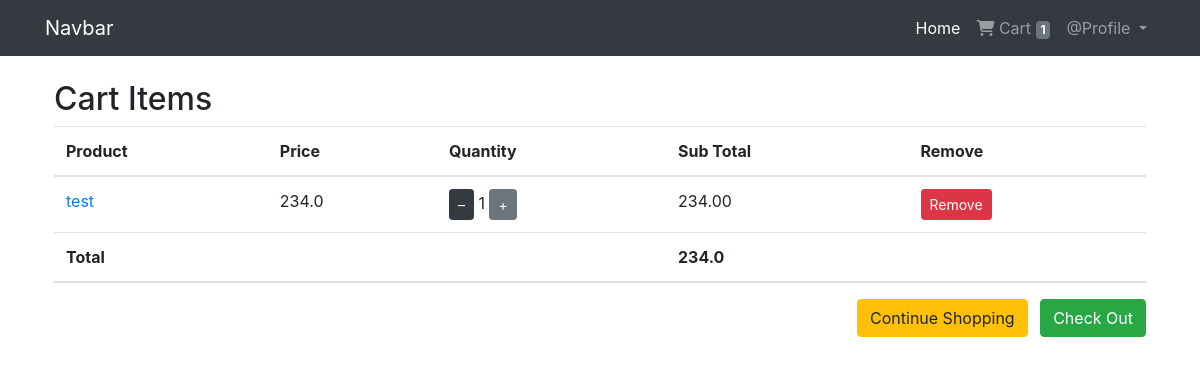
Screenshot of /orders/cart/ (signed in) with the database file from the repository.
### App_Auth/models.py (models this page shows, shortened)
class User(AbstractBaseUser, PermissionsMixin):
    email = models.EmailField(max_length=255, unique=True, null=False)
    role = models.CharField(max_length=10, default='user')
    is_staff = models.BooleanField(
        gettext_lazy('staff status'),
        default=False,
        help_text=gettext_lazy('Designates whether the user can log into this admin site.'),
    )
    is_active = models.BooleanField(
        gettext_lazy('active'),
        default=True,
        help_text=gettext_lazy('Designates whether this user should be treated as active. Unselect this instead of deleting accounts.'),
    )
    USERNAME_FIELD = 'email'
    objects = MyUserManager()

### App_Order/models.py (models this page shows, shortened)
class Order(models.Model):
    orderItems = models.ManyToManyField(Cart)
    user = models.ForeignKey(settings.AUTH_USER_MODEL, on_delete=models.CASCADE)
    ordered = models.BooleanField(default=False)
    created_at = models.DateTimeField(auto_now_add=True)
    paymentId = models.CharField(max_length=264, blank=True, null=True)
    orderId = models.CharField(max_length=200, blank=True, null=True)
    def get_totals(self):
        total = 0
        for order_item in self.orderItems.all():
            total += float(order_item.get_total())
        return total

class Cart(models.Model):
    user = models.ForeignKey(settings.AUTH_USER_MODEL, on_delete=models.CASCADE, related_name='cart')
    item = models.ForeignKey(Product, on_delete=models.CASCADE)
    quantity = models.IntegerField(default=1)
    coupon = models.CharField(max_length=100, default='')
    discount = models.IntegerField(default=0)
    purchased = models.BooleanField(default=False)
    created_at = models.DateTimeField(auto_now_add=True)
    updated_at = models.DateTimeField(auto_now=True)
    def get_total(self):
        total = self.quantity * self.item.price
        return format(total, '0.2f')

### App_Shop/models.py (models this page shows, shortened)
class Product(models.Model):
    created_by = models.ForeignKey(User, related_name='products', on_delete=models.CASCADE, default=1)
    name = models.CharField(max_length=264)
    mainimage = models.ImageField(upload_to='products')
    category = models.ForeignKey(Category, on_delete=models.CASCADE, related_name='category')
    preview_text = models.TextField(max_length=200, verbose_name='Preview Text')
    description = models.TextField(max_length=1000, verbose_name='Description')
    price = models.FloatField()
    old_price = models.FloatField(default=0.00)
    created_at = models.DateTimeField(auto_now_add=True)
    updated_at = models.DateTimeField(auto_now=True)
    class Meta:
        ordering = ['-updated_at','name']

### App_Order/views.py (the view)
# urls.py: path('cart/', cart_view , name="cart"),
@login_required
def cart_view(request):
    carts = Cart.objects.filter(user=request.user, purchased = False)
    orders = Order.objects.filter(user=request.user, ordered = False)
    if carts.exists() and orders.exists():
        order = orders[0]
        return render(request, 'App_Order/cart.html', {'order': order, 'carts':carts})
    else:
        messages.warning(request, "No item in cart")
        return redirect("App_Shop:home")

### App_Order/templatetags/cart_tag.py (called while the page is built)
@register.filter
def cart_total(user):
    order = Order.objects.filter(user=user, ordered = False)
    if order.exists():
        return order[0].orderItems.count()
    else:
        return 0

### templates/App_Order/cart.html
{% extends "base.html" %} {% block style_block %} {% endblock %} {% block title_block %} Cart Items {% endblock %} {% block body_block %}
<h2>Cart Items</h2>
<table class="table table-hover">
  <thead>
    <tr>
      <th scope="col">Product</th>
      <th scope="col">Price</th>
      <th scope="col">Quantity</th>
      <th scope="col">Sub Total</th>
      <th scope="col">Remove</th>
    </tr>
  </thead>
  <tbody>
    {% for item in carts %}
    <tr>
      <td><a href="{%url 'App_Shop:product_detail' pk=item.item.pk%}">{{ item.item.name }}</a></td>
      <td>{{ item.item.price }}</td>
      <td>
          <a class="btn btn-sm btn-dark" href="{%url 'App_Order:decrease' pk=item.item.pk%}">–</a>
          {{ item.quantity }}
          <a class="btn btn-sm btn-secondary" href="{%url 'App_Order:increase' pk=item.item.pk%}">+</a>
      </td>
      <td>{{ item.get_total }}</td>
      <td><a class="btn btn-danger btn-sm" href="{%url 'App_Order:remove_cart' pk=item.item.pk%}">Remove</a></td>
    </tr>
    {% endfor %}
  </tbody>
  <thead>
    <tr>
      <th scope="col" colspan="3">Total</th>
      <th scope="col" colspan="2">{{order.get_totals}}</th>
    </tr>
  </thead>
</table>
<div style="text-align: right;">
    <a href="{% url 'App_Shop:home' %}" class="btn btn-warning mr-2">Continue Shopping</a>
    <a href="{%url 'App_Payment:checkout'%}" class="btn btn-success">Check Out</a>
</div>
{% endblock %}

### templates/base.html (shortened to what this page needs)
{% load cart_tag %}
{% load static %}
<!DOCTYPE html>
<html lang="en">
  <head>
    <link
      rel="stylesheet"
      href="https://cdn.jsdelivr.net/npm/bootstrap@4.0.0/dist/css/bootstrap.min.css"
    />
    <link
      rel="stylesheet"
      href="https://cdnjs.cloudflare.com/ajax/libs/font-awesome/6.5.1/css/all.min.css"
    />
    <link rel="stylesheet" href="{% static 'css/main.css' %}" />
  </head>
  <body>
    <nav class="navbar navbar-expand-lg navbar-dark bg-dark">
      <div class="container">
        <a class="navbar-brand" href="{% url 'App_Shop:home' %}">Navbar</a>
        <div class="collapse navbar-collapse" id="navbarNav">
          <ul class="navbar-nav ml-auto">
            {% if user.is_authenticated %}
            <li class="nav-item active">
              <a class="nav-link" href="{%url 'App_Shop:home'%}"
                >Home <span class="sr-only">(current)</span></a
              >
            </li>
            <li class="nav-item">
              <a class="nav-link" href="{%url 'App_Order:cart'%}">
                <i class="fa fa-shopping-cart"></i>
                Cart
                <span class="badge badge-secondary">{{request.user | cart_total}}</span>
                </a>
            </li>
            <li class="nav-item dropdown">
              <a
                class="nav-link dropdown-toggle"
                href="#"
                id="navbarDropdownMenuLink"
                data-toggle="dropdown"
                aria-haspopup="true"
                aria-expanded="false"
              >
              {%if user.profile.full_name%}
                @{{user.profile.full_name}}
              {%else%}
              @Profile
              {%endif%}
              </a>
            </li>
            {%endif%}
          </ul>
        </div>
      </div>
    </nav>
    <div class="container p-4">
      {% block body_block%} {% endblock %}
    </div>
  </body>
</html>

### static/css/main.css (style rules this page uses)
* { margin: 0; padding: 0; box-sizing: border-box; }

### rows the page displays
User: user|cart_total "1"
Cart: item.name "test", item.price "234.0", quantity "1", get_total "234.00"
Order: get_totals "234.0"
